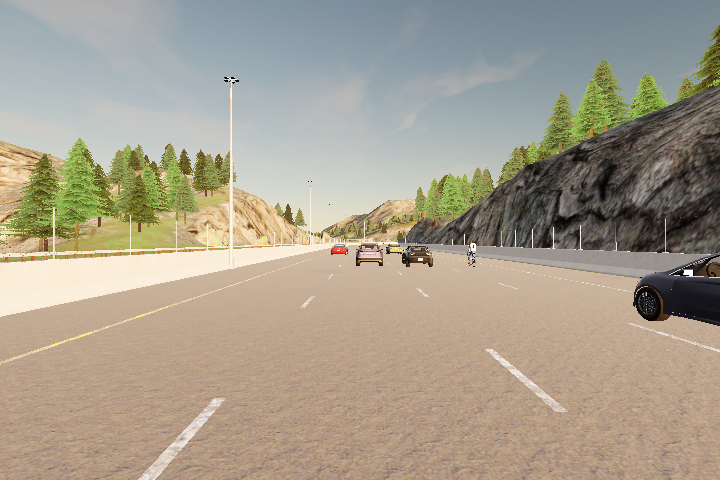
#> input picture image1.png, 720 x 480 px
$ jupyter execute --allow-errors road_lane_detection.ipynb   (older library calls are emulated)
#> lines starting #> are read from the running program, lines starting #| are printed output that depends on the picture; after the words box and inside, x2 and y2 are one past the last pixel; in counts of white or black regions, pixels touching at a corner belong together
# Road Lane Detection Algorithm

[cell 1]
import numpy as np
import cv2
import matplotlib.pyplot as plt

[cell 2]
def canny(img, kernel, thresh):
    img = cv2.cvtColor(img, cv2.COLOR_RGB2GRAY)
    img = cv2.GaussianBlur(img, (kernel, kernel), 0)
    img = cv2.Canny(img, thresh[0], thresh[1])
    img = img / 255

    return img

def hls_select(img, thresh):
    hls = cv2.cvtColor(img, cv2.COLOR_RGB2HLS)
    s_channel = hls[:,:,2]
    binary_output = np.zeros_like(s_channel)
    binary_output[(s_channel > thresh[0]) & (s_channel <= thresh[1])] = 1

    return binary_output

def binary_image(img, kernel = 3, thresh_c = (0, 255), thresh_h = (0, 255)):
    canny_binary = canny(img, kernel, thresh_c)
    hls_binary = hls_select(img, thresh_h)
    binary = np.zeros_like(canny_binary)
    binary[(canny_binary == 1) | (hls_binary == 1)] = 1

    return binary

def perspective_transform(binary, src, dst):
    M = cv2.getPerspectiveTransform(src, dst)
    warped = cv2.warpPerspective(binary, M, binary.shape[::-1], flags=cv2.INTER_LINEAR)

    return warped

def find_lane_pixels(binary_warped):
    histogram = np.sum(binary_warped[binary_warped.shape[0]//2:,:], axis=0)
    midpoint = np.int(histogram.shape[0]//2)
    leftx_base = np.argmax(histogram[:midpoint])
    rightx_base = np.argmax(histogram[midpoint:]) + midpoint

    nwindows = 10
    margin = 25
    minpix = 20
    window_height = np.int(binary_warped.shape[0]//nwindows)

    nonzero = binary_warped.nonzero()
    nonzeroy = np.array(nonzero[0])
    nonzerox = np.array(nonzero[1])

    leftx_current = leftx_base
    rightx_current = rightx_base

    left_lane_inds = []
    right_lane_inds = []

    for window in range(nwindows):
        win_y_low = binary_warped.shape[0] - (window+1)*window_height
        win_y_high = binary_warped.shape[0] - window*window_height
        win_xleft_low = leftx_current - margin
        win_xleft_high = leftx_current + margin
        win_xright_low = rightx_current - margin
        win_xright_high = rightx_current + margin

        good_left_inds = ((nonzeroy >= win_y_low) & (nonzeroy < win_y_high) &
        (nonzerox >= win_xleft_low) &  (nonzerox < win_xleft_high)).nonzero()[0]
        good_right_inds = ((nonzeroy >= win_y_low) & (nonzeroy < win_y_high) &
        (nonzerox >= win_xright_low) &  (nonzerox < win_xright_high)).nonzero()[0]

        left_lane_inds.append(good_left_inds)
        right_lane_inds.append(good_right_inds)

        if len(good_left_inds) > minpix:
            leftx_current = np.int(np.mean(nonzerox[good_left_inds]))
        if len(good_right_inds) > minpix:
            rightx_current = np.int(np.mean(nonzerox[good_right_inds]))

    try:
        left_lane_inds = np.concatenate(left_lane_inds)
        right_lane_inds = np.concatenate(right_lane_inds)
    except ValueError:
        pass

    leftx = nonzerox[left_lane_inds]
    lefty = nonzeroy[left_lane_inds]
    rightx = nonzerox[right_lane_inds]
    righty = nonzeroy[right_lane_inds]

    return leftx, lefty, rightx, righty

def search_around_poly(binary_warped, left_fit, right_fit):
    margin = 20

    nonzero = binary_warped.nonzero()
    nonzeroy = np.array(nonzero[0])
    nonzerox = np.array(nonzero[1])

    left_lane_inds = ((nonzerox > (left_fit[0]*(nonzeroy**2) + left_fit[1]*nonzeroy +
                    left_fit[2] - margin)) & (nonzerox < (left_fit[0]*(nonzeroy**2) +
                    left_fit[1]*nonzeroy + left_fit[2] + margin)))
    right_lane_inds = ((nonzerox > (right_fit[0]*(nonzeroy**2) + right_fit[1]*nonzeroy +
                    right_fit[2] - margin)) & (nonzerox < (right_fit[0]*(nonzeroy**2) +
                    right_fit[1]*nonzeroy + right_fit[2] + margin)))

    leftx = nonzerox[left_lane_inds]
    lefty = nonzeroy[left_lane_inds]
    rightx = nonzerox[right_lane_inds]
    righty = nonzeroy[right_lane_inds]

    return leftx, lefty, rightx, righty

def fit_poly(img_shape, leftx, lefty, rightx, righty):
    left_fit = np.polyfit(lefty, leftx, 2)
    right_fit = np.polyfit(righty, rightx, 2)

    return left_fit, right_fit

def view_out(image, warped, left_fitx, right_fitx, ploty, Minv):
    warp_zero = np.zeros_like(warped).astype(np.uint8)
    color_warp = np.dstack((warp_zero, warp_zero, warp_zero))

    pts_left = np.array([np.transpose(np.vstack([left_fitx, ploty]))])
    pts_right = np.array([np.flipud(np.transpose(np.vstack([right_fitx, ploty])))])
    pts = np.hstack((pts_left, pts_right))

    cv2.fillPoly(color_warp, np.int([pts]), (0, 255, 0))

    newwarp = cv2.warpPerspective(color_warp, Minv, (image.shape[1], image.shape[0]))

    result = cv2.addWeighted(image, 1, newwarp, 0.3, 0)
    plt.imshow(result)

[cell 3]
top_y = 265
bottom_y = 480
top_centre = 366
bottom_centre = 394
top_margin = 36
bottom_margin = 350

src = np.float32([[(top_centre + top_margin), top_y],
                  [(bottom_centre + bottom_margin), bottom_y],
                  [(bottom_centre - bottom_margin), bottom_y],
                  [(top_centre - top_margin), top_y]])
dst = np.float32([[720, 0], [720, 480], [0, 480], [0, 0]])
Minv = cv2.getPerspectiveTransform(dst, src)

### Initial Frame

Implementing Sliding Windows and Fit a Polynomial

[cell 4]
image1 = cv2.imread('image1.png')
#> image1 is the input picture: shape (480, 720, 3); mean B, G, R 141.5, 158.1, 166.9
binary1 = binary_image(image1, 1, (90, 200), (84, 255))
#> in canny, `img = cv2.Canny(img, thresh[0], thresh[1])`:
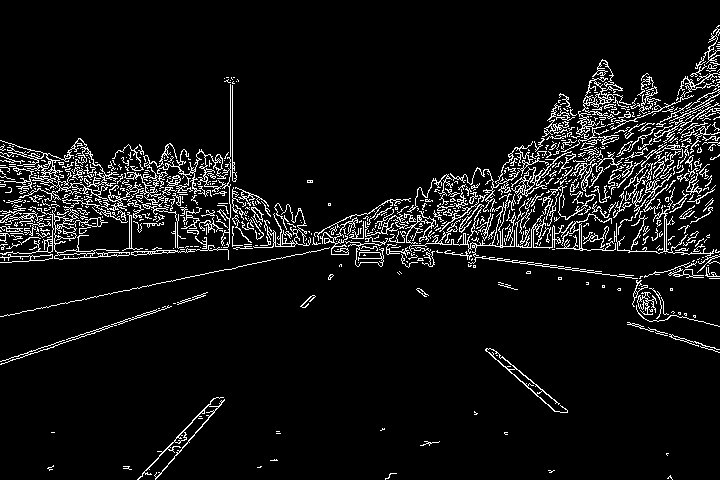
#> img: shape (480, 720); 7% white in thin lines or dots
#> in canny, `img = img / 255`: img: shape (480, 720) float64; values 0 (black) and 1 (white), 7% white in thin lines or dots
#> in hls_select, `hls = cv2.cvtColor(img, cv2.COLOR_RGB2HLS)`: hls: shape (480, 720, 3); mean of channels 0, 1, 2 80.2, 154.9, 57.3
#> in binary_image, `hls_binary = hls_select(img, thresh_h)`: hls_binary: shape (480, 720); values 0 (black) and 1 (white), 13.3% white; 664 white regions (634 under 20 px), largest, box (x1, y1, x2, y2) and area: (0, 77, 419, 317) 35778, (519, 66, 669, 167) 4082, (418, 173, 487, 221) 1329
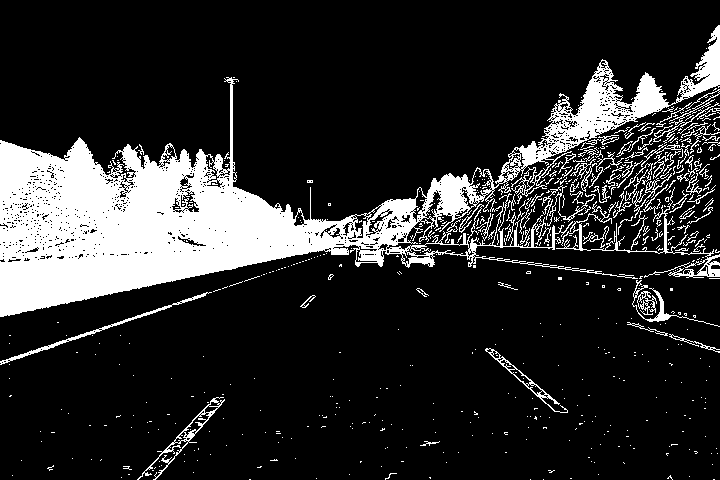
#> binary1: shape (480, 720) float64; values 0 (black) and 1 (white), 17.2% white; 555 white regions (466 under 20 px), largest, box (x1, y1, x2, y2) and area: (0, 25, 720, 317) 49365, (556, 187, 720, 278) 1310, (0, 292, 212, 365) 650
warped1 = perspective_transform(binary1, src, dst)
#> in perspective_transform, `warped = cv2.warpPerspective(binary, M, binary.shape[::-1], flags=cv2...`:
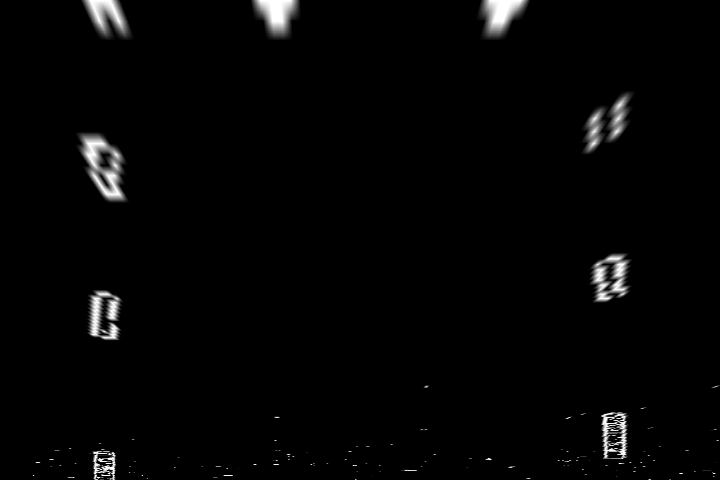
#> warped: shape (480, 720) float64; min 0, max 1, mean 0.0189

[cell 5]
leftx, lefty, rightx, righty = find_lane_pixels(warped1)
#> in find_lane_pixels, `histogram = np.sum(binary_warped[binary_warped.shape[0]//2:,:], axis=0)`: histogram = 720 values, max 63.96 at index 95, min 0 at index 0, mean 3.42
#> in find_lane_pixels, `leftx_base = np.argmax(histogram[:midpoint])`: leftx_base = 95
#> in find_lane_pixels, `rightx_base = np.argmax(histogram[midpoint:]) + midpoint`: rightx_base = 623
#> in find_lane_pixels, `nonzero = binary_warped.nonzero()`: nonzero = 14172 positions, rows 0 to 479, columns 19 to 719
#> in find_lane_pixels, `nonzeroy = np.array(nonzero[0])`: nonzeroy = 14172 values from 0 to 479
#> in find_lane_pixels, `nonzerox = np.array(nonzero[1])`: nonzerox = 14172 values, max 719 at index 12130, min 19 at index 13656, mean 341.1
#> in find_lane_pixels, `leftx_current = leftx_base`: leftx_current = 95
#> in find_lane_pixels, `rightx_current = rightx_base`: rightx_current = 623
#> the loop in find_lane_pixels, `for window in range(nwindows):` made 10 passes
#> (win_xleft_low, win_xleft_high, win_xright_low, win_xright_high, leftx_current, rightx_current) on passes 1, 4, 7, 8: (70, 120, 598, 648, 102, 615), (83, 133, 589, 639, 103, 608), (89, 139, 585, 635, 106, 590), (81, 131, 565, 615, 93, 599)
#> (win_xleft_low, win_xleft_high, win_xright_low, win_xright_high, rightx_current) on passes 2, 5, 9: (77, 127, 590, 640, 614), (78, 128, 583, 633, 610), (68, 118, 574, 624, 621)
#> after the loop in find_lane_pixels, `for window in range(nwindows):`: left_lane_inds = 10 items
#> in find_lane_pixels, `left_lane_inds = np.concatenate(left_lane_inds)`: left_lane_inds = 5327 values, max 14164 at index 542, min 0 at index 4200, mean 8200.2
#> in find_lane_pixels, `right_lane_inds = np.concatenate(right_lane_inds)`: right_lane_inds = 3895 values, max 14098 at index 555, min 4637 at index 3872, mean 9334.8
#> in find_lane_pixels, `leftx = nonzerox[left_lane_inds]`: leftx = 5327 values, max 128 at index 3024, min 70 at index 4, mean 104.2
#> in find_lane_pixels, `lefty = nonzeroy[left_lane_inds]`: lefty = 5327 values, max 479 at index 527, min 0 at index 4200, mean 206.9
#> in find_lane_pixels, `rightx = nonzerox[right_lane_inds]`: rightx = 3895 values, max 647 at index 475, min 580 at index 3455, mean 607.9
#> in find_lane_pixels, `righty = nonzeroy[right_lane_inds]`: righty = 3895 values, max 476 at index 554, min 91 at index 3872, mean 270.3
left_fit, right_fit = fit_poly(warped1.shape, leftx, lefty, rightx, righty)
#> in fit_poly, `left_fit = np.polyfit(lefty, leftx, 2)`: left_fit = [-6.36e-05, 0.0302, 101.9]
#> in fit_poly, `right_fit = np.polyfit(righty, rightx, 2)`: right_fit = [-8.06e-05, 0.0942, 589.4]
#> left_fit = [-6.36e-05, 0.0302, 101.9]; right_fit = [-8.06e-05, 0.0942, 589.4]

ploty = np.linspace(0, warped1.shape[0]-1, warped1.shape[0])
#> ploty = 480 values from 0 to 479
left_fitx = left_fit[0]*ploty**2 + left_fit[1]*ploty + left_fit[2]
#> left_fitx = 480 values, max 105.5 at index 238, min 101.8 at index 479, mean 104.2
right_fitx = right_fit[0]*ploty**2 + right_fit[1]*ploty + right_fit[2]
#> right_fitx = 480 values from 589.4 to 616

#> (the rest of this cell did not finish here and is left out)

#> in view_out, `pts_left = np.array([np.transpose(np.vstack([left_fitx, ploty]))])`: pts_left = 480 pairs, first value 101.8 to 105.5, second value 0 to 479
#> in view_out, `pts_right = np.array([np.flipud(np.transpose(np.vstack([right_fitx, pl..`: pts_right = 480 pairs, first value 589.4 to 616, second value 0 to 479
#> in view_out, `pts = np.hstack((pts_left, pts_right))`: pts = 960 pairs, first value 101.8 to 616, second value 0 to 479

### Later frames

Skip the sliding windows step once you've found the lines

[cell 6]
image2 = cv2.imread('image2.png')
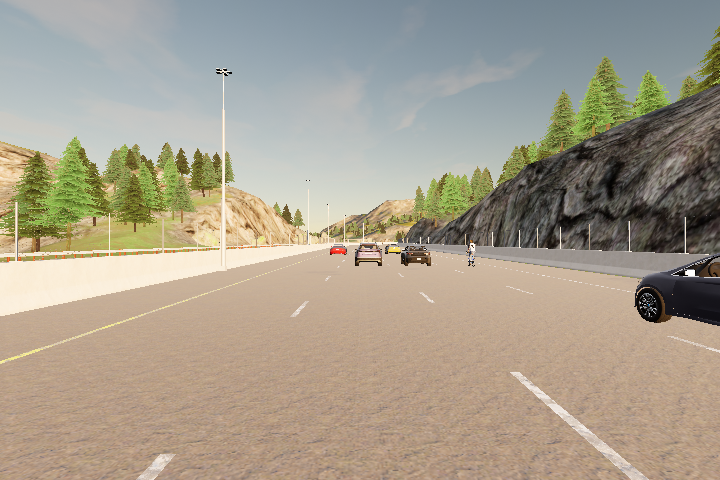
#> input picture image2.png, 720 x 480 px
#> image2 is the input picture: shape (480, 720, 3); mean B, G, R 141.4, 158.2, 166.9
binary2 = binary_image(image2, 1, (90, 200), (84, 255))
#> call 2 of binary_image, with kernel = 1, thresh_c = (90, 200), thresh_h = (84, 255)
#> call 2 of canny, with kernel = 1, thresh = (90, 200)
#> in canny (call 2), `img = cv2.cvtColor(img, cv2.COLOR_RGB2GRAY)`:
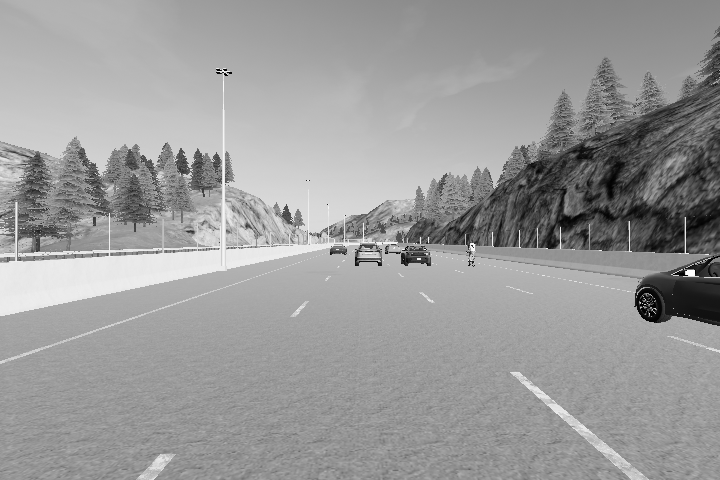
#> img: shape (480, 720); min 1, max 255, mean 154.1
#> in canny (call 2), `img = cv2.Canny(img, thresh[0], thresh[1])`:
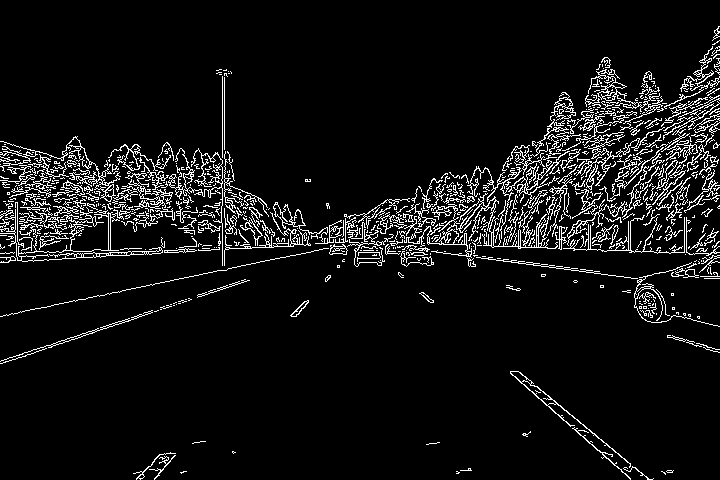
#> img: shape (480, 720); 7.1% white in thin lines or dots
#> in canny (call 2), `img = img / 255`: img: shape (480, 720) float64; values 0 (black) and 1 (white), 7.1% white in thin lines or dots
#> call 2 of hls_select, with thresh = (84, 255)
#> in hls_select (call 2), `hls = cv2.cvtColor(img, cv2.COLOR_RGB2HLS)`: hls: shape (480, 720, 3); mean of channels 0, 1, 2 80.2, 154.9, 57.3
#> in hls_select (call 2), `s_channel = hls[:,:,2]`:
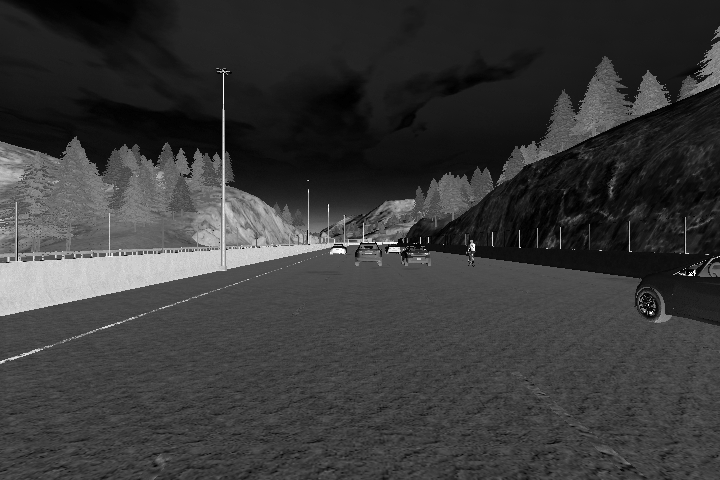
#> s_channel: shape (480, 720); min 0, max 255, mean 57.3
#> in binary_image (call 2), `hls_binary = hls_select(img, thresh_h)`:
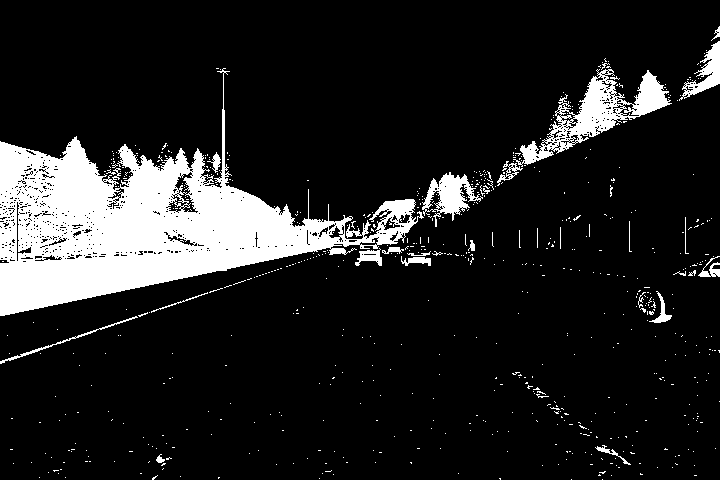
#> hls_binary: shape (480, 720); values 0 (black) and 1 (white), 13.3% white; 661 white regions (636 under 20 px), largest, box (x1, y1, x2, y2) and area: (0, 68, 424, 316) 35885, (513, 69, 672, 167) 4174, (422, 172, 483, 227) 1341
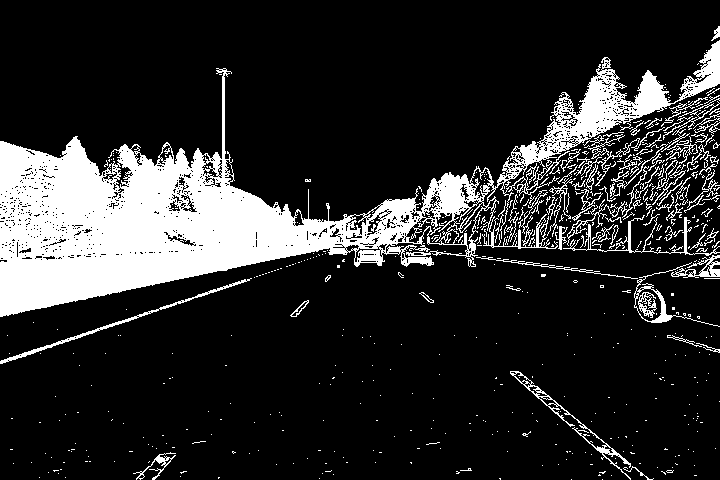
#> binary2: shape (480, 720) float64; values 0 (black) and 1 (white), 17.4% white; 546 white regions (465 under 20 px), largest, box (x1, y1, x2, y2) and area: (0, 40, 720, 317) 49461, (0, 278, 252, 364) 764, (510, 371, 631, 480) 722
warped2 = perspective_transform(binary2, src, dst)
#> in perspective_transform (call 2), `warped = cv2.warpPerspective(binary, M, binary.shape[::-1], flags=cv2...`:
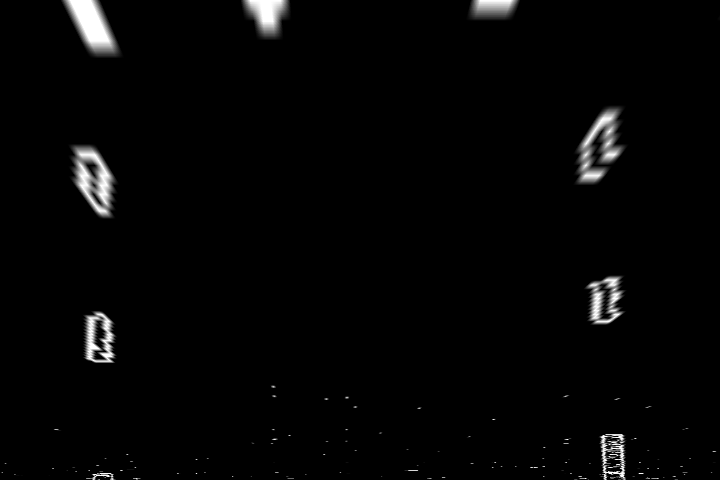
#> warped: shape (480, 720) float64; min 0, max 1, mean 0.0206

[cell 7]
leftx, lefty, rightx, righty = search_around_poly(warped2, left_fit, right_fit)
#> in search_around_poly, `nonzero = binary_warped.nonzero()`: nonzero = 14450 positions, rows 0 to 479, columns 1 to 719
#> in search_around_poly, `nonzeroy = np.array(nonzero[0])`: nonzeroy = 14450 values from 0 to 479
#> in search_around_poly, `nonzerox = np.array(nonzero[1])`: nonzerox = 14450 values, max 719 at index 2190, min 1 at index 14051, mean 335
#> in search_around_poly, `leftx = nonzerox[left_lane_inds]`: leftx = 4879 values, max 123 at index 1597, min 82 at index 0, mean 99.1
#> in search_around_poly, `lefty = nonzeroy[left_lane_inds]`: lefty = 4879 values from 0 to 479
#> in search_around_poly, `rightx = nonzerox[right_lane_inds]`: rightx = 4593 values, max 635 at index 3794, min 581 at index 940, mean 605.1
#> in search_around_poly, `righty = nonzeroy[right_lane_inds]`: righty = 4593 values from 105 to 479
#> lefty = 4879 values from 0 to 479; righty = 4593 values from 105 to 479
left_fit, right_fit = fit_poly(warped2.shape, leftx, lefty, rightx, righty)
#> left_fit = [-3.1e-05, 0.0186, 97.27]; right_fit = [0.000133, -0.0422, 605.3]

ploty = np.linspace(0, warped2.shape[0]-1, warped2.shape[0])
left_fitx = left_fit[0]*ploty**2 + left_fit[1]*ploty + left_fit[2]
#> left_fitx = 480 values, max 100.1 at index 300, min 97.27 at index 0, mean 99.36
right_fitx = right_fit[0]*ploty**2 + right_fit[1]*ploty + right_fit[2]
#> right_fitx = 480 values, max 615.5 at index 479, min 601.9 at index 159, mean 605.3

#> (the rest of this cell did not finish here and is left out)
